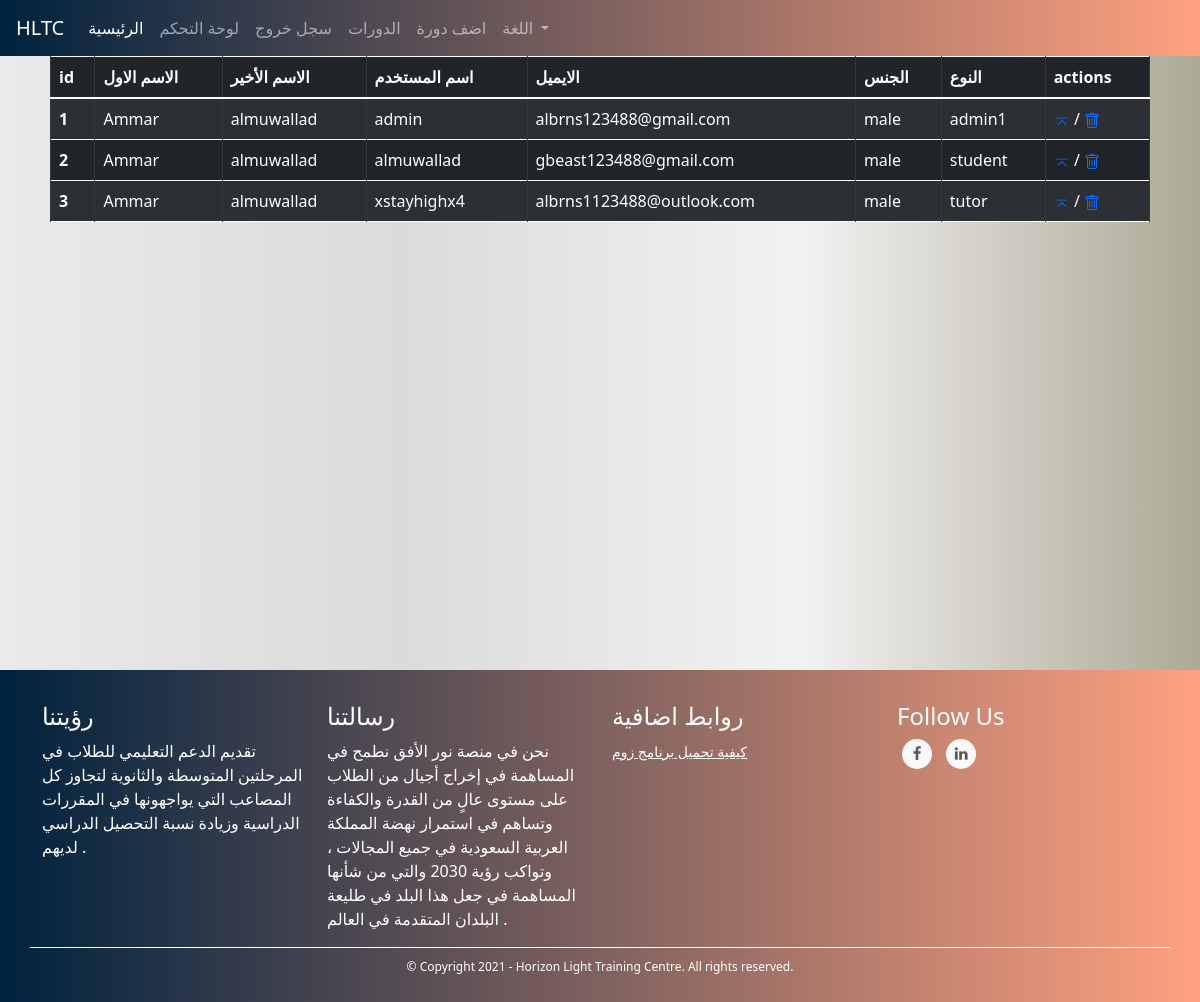
/admins/all_users (signed in), run on an earlier commit of the app's database.
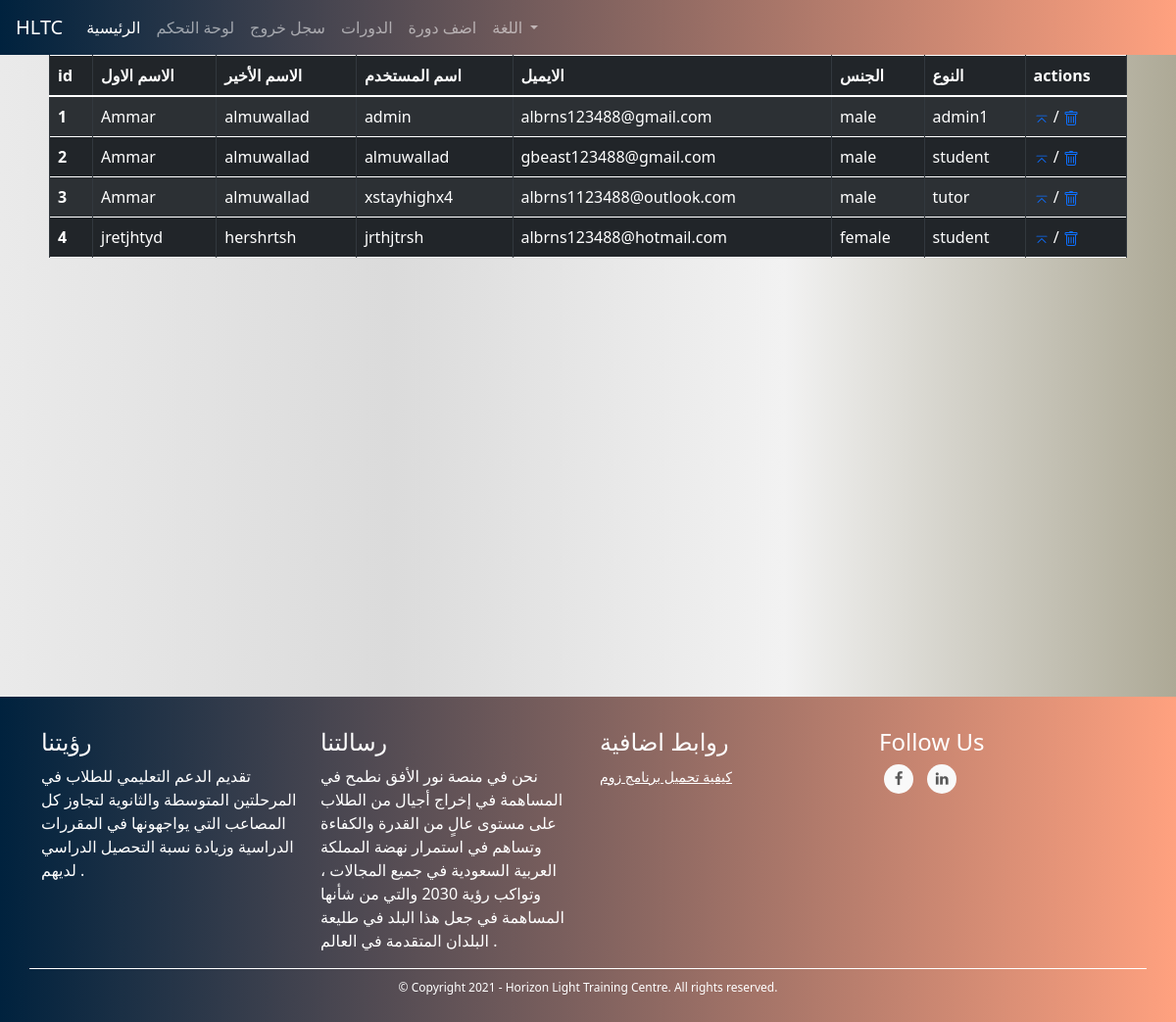
And on a later commit of the database.
### TUTOR/models.py (models this page shows, shortened)
class UserModel(db.Model, UserMixin):
    id = db.Column(db.Integer, primary_key=True)
    first_name = db.Column(db.String(128), nullable=False)
    last_name = db.Column(db.String(128), nullable=False)
    username = db.Column(db.String(20), unique=True, nullable=False)
    email = db.Column(db.String(256), unique=True, nullable=False)
    password = db.Column(db.String(255), nullable=False)
    user_type = db.Column(db.String(30), nullable=False)
    _gender = db.Column(db.Boolean, nullable=False, default=True)
    email_confirmation_code = db.Column(db.String(5), nullable=True)
    is_confirmed = db.Column(db.Boolean, nullable=False, default=False)
    creation_date = db.Column(db.DateTime, nullable=False, default=datetime.utcnow)
    admin_data_model = db.relationship('AdminDataModel', backref='user', uselist=False)
    tutor_data_model = db.relationship('TutorDataModel', backref='user', uselist=False)
    student_data_model = db.relationship('StudentDataModel', backref='user', uselist=False)
    @property
    def gender(self):
        return "male" if self._gender else "female"

### TUTOR/ADMINISTRATION/routes.py (the view)
@admins_blueprint.route("/admins/all_users", methods=["GET"])
@login_required(ADMIN_TYPES)
def users_list_view(): # admin only
    users = UserModel.query.all()
    return render_template("admins/users.html", users=users)

### TUTOR/ADMINISTRATION/routes.py (called while the page is built)
@admins_blueprint.context_processor
def utility_processor():
    return dict(get_language_text=LngObj.get_language_text, get_current_page_language_list=LngObj.get_current_page_language_list, languages=LANGUAGES, admin_types=ADMIN_TYPES, settings=SiteSettingsModel.instance())

### TUTOR/models.py (called while the page is built)
@login_manager.user_loader
def load_user(user_id):
    return UserModel.query.get(int(user_id))

    @classmethod
    def instance(cls):
        return cls.query.get(1)

### TUTOR/utils/utils.py (called while the page is built)
def login_required(roles=[]):
	def wrapper(fn):
		@wraps(fn)
		def decorated_view(*args, **kwargs):
			if request.method in EXEMPT_METHODS:
				return fn(*args, **kwargs)
			elif current_app.login_manager._login_disabled:
				return fn(*args, **kwargs)
			elif not current_user.is_authenticated:
				return current_app.login_manager.unauthorized()
			role = current_user.user_type
			if ( (role not in roles) and (roles != []) ):
				return current_app.login_manager.unauthorized()
			return fn(*args, **kwargs)
		return decorated_view
	return wrapper

### TUTOR/templates/admins/users.html (shortened to what this page needs)
{% extends "template.html" %}
{% block head %}<link rel="stylesheet" href="{{ url_for('static', filename='css/filtered_table.css') }}" >{% endblock %}
{% block content %}
<div class="filtered_table">
    <table class="table table-striped table-bordered table-hover table-dark">
        <thead>
          <tr>
            <th scope="col">id</th>
            <th scope="col">الاسم الاول</th>
            <th scope="col">الاسم الأخير</th>
            <th scope="col">اسم المستخدم</th>
            <th scope="col">الايميل</th>
            <th scope="col">الجنس</th>
            <th scope="col">النوع</th>
            <th scope="col">actions</th>
          </tr>
        </thead>
        <tbody>
        {% for user in users %}
          <tr>
            <a href="#">
            <th scope="row">{{ user.id }}</th></a>
            <td>{{ user.first_name }}</td>
            <td>{{ user.last_name }}</td>
            <td>{{ user.username }}</td>
            <td>{{ user.email }}</td>
            <td>{{ user.gender }}</td>
            <td>{{ user.user_type }}</td>
            <td><a href="{{ url_for('admins_blueprint.user_detailed_view', user_id=user.id) }}"></a> / <a href="#"></a></td>
          </tr>
        {% endfor %}
        </tbody>
      </table>
    </div>
    <br><br><br><br><br><br><br><br><br><br><br><br><br><br><br><br><br><br>
{% endblock %}

What changed in the data, as far as the page shows it:
added UserModel: id "4", first_name "jretjhtyd", last_name "hershrtsh", username "jrthjtrsh", email "albrns123488@hotmail.com", gender "female", user_type "student"
